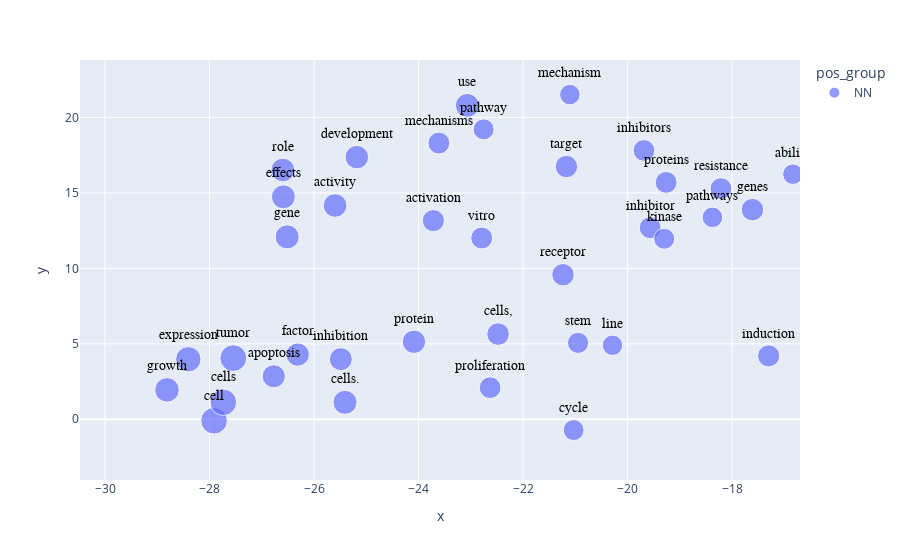

This figure's notebook cell:
### Code cell
px.scatter(year2005[year2005['pos_group'] == "NN"].reset_index(), 'x', 'y', 
           text='term_str', 
           color='pos_group', 
           hover_name='term_str',          
           size='size',
           height=1000).update_traces(
                mode='markers+text', 
                textfont=dict(color='black', size=14, family='Arial'),
                textposition='top center')

### Figure 1 — Plotly figure (JSON) as saved in the notebook; plotly's stock layout.template omitted (floating-point values rounded to 4 significant figures; data arrays with more than 128 entries replaced by an {"elided": "..."} marker saying what was removed)
{"data": [{"hovertemplate": "<b>%{hovertext}</b><br><br>pos_group=NN<br>x=%{x}<br>y=%{y}<br>size=%{marker.size}<br>term_str=%{text}<extra></extra>", "hovertext": {"elided": "296 str values"}, "legendgroup": "NN", "marker": {"color": "#636efa", "size": {"elided": "296 float values"}, "sizemode": "area", "sizeref": 0.01936, "symbol": "circle"}, "mode": "markers+text", "name": "NN", "orientation": "v", "showlegend": true, "text": {"elided": "296 str values"}, "textfont": {"color": "black", "family": "Arial", "size": 14}, "textposition": "top center", "type": "scatter", "x": {"elided": "296 float values"}, "xaxis": "x", "y": {"elided": "296 float values"}, "yaxis": "y"}], "layout": {"autosize": true, "legend": {"itemsizing": "constant", "title": {"text": "pos_group"}, "tracegroupgap": 0}, "margin": {"t": 60}, "xaxis": {"anchor": "y", "autorange": false, "domain": [0, 1], "range": [-30.48, -16.7], "title": {"text": "x"}, "type": "linear"}, "yaxis": {"anchor": "x", "autorange": false, "domain": [0, 1], "range": [-4.027, 23.81], "title": {"text": "y"}, "type": "linear"}}}
